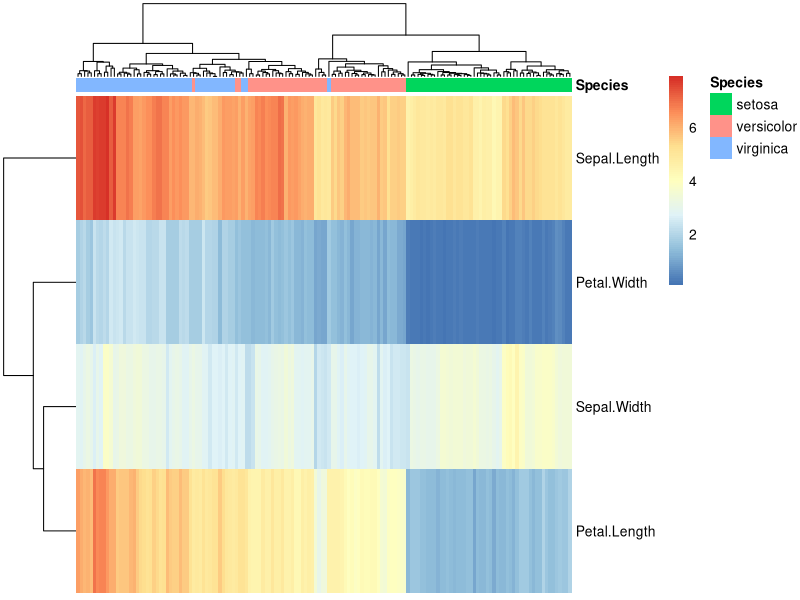
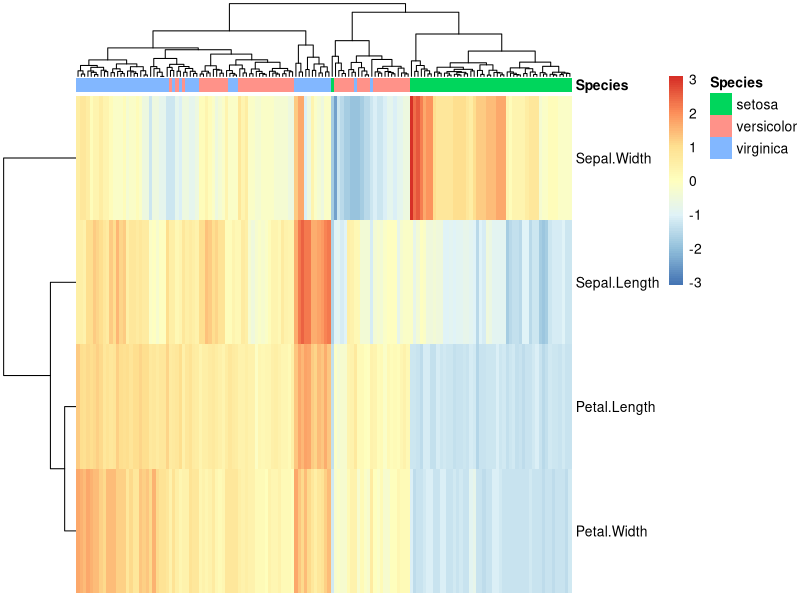
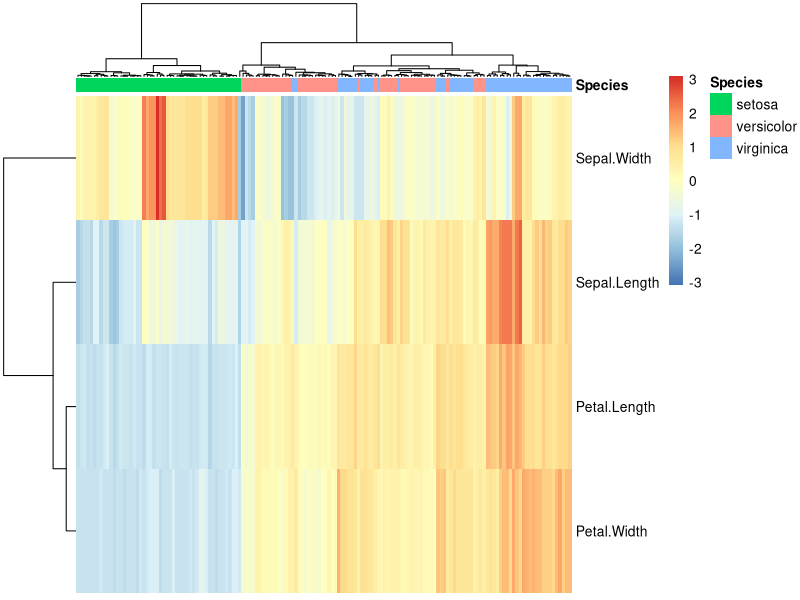

These figures' R source, in order:
# This is an example to demonstrate pheatmap package

# install.packages('pheatmap') # This is run the first time to install the package
library(pheatmap) # This loads the package

mydata <- iris # Using the famous iris dataset - comes with R

myannotation <- iris[, "Species", drop=F] # We want to label the map with the Species label
# drop=F is a fun tip. 
# By default, R will turn a data.frame into a vector when you select one column
# If you specify drop=FALSE (or drop=F to be brief), you keep a 1 column data.frame

mydata <- as.data.frame(t(mydata[,1:4])) # Select the numeric data (no Species label) and transpose

rownames(myannotation) <- paste("flower", 1:150, sep="") # pheatmap wants the rows and cols to match
colnames(mydata) <- paste("flower", 1:150, sep="")

pheatmap(mydata,
         annotation_col = myannotation,
         show_colnames = FALSE) # used myannotation to label cols, so don't also want labels

# Often, want to scale the rows - see relative level of each variable across all flowers
# Here - values for petal.width are all much lower than those for sepal.length
pheatmap(mydata,
         scale = "row",
         annotation_col = myannotation,
         show_colnames = FALSE) 

# Also may want to change how flowers are clustered
pheatmap(mydata,
         scale = "row",
         clustering_method = "ward.D2",
         clustering_distance_cols = "euclidean",
         annotation_col = myannotation,
         show_colnames = FALSE) 
